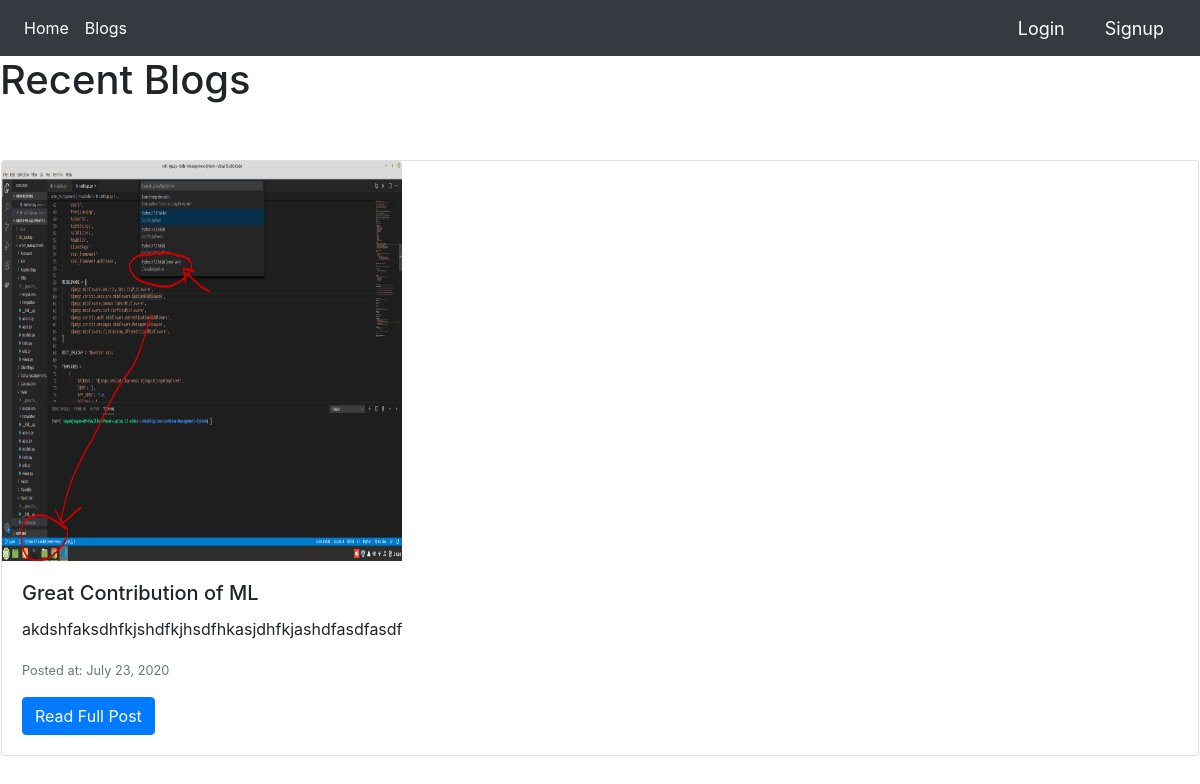
The page /blog/list/ on the database as committed earlier.
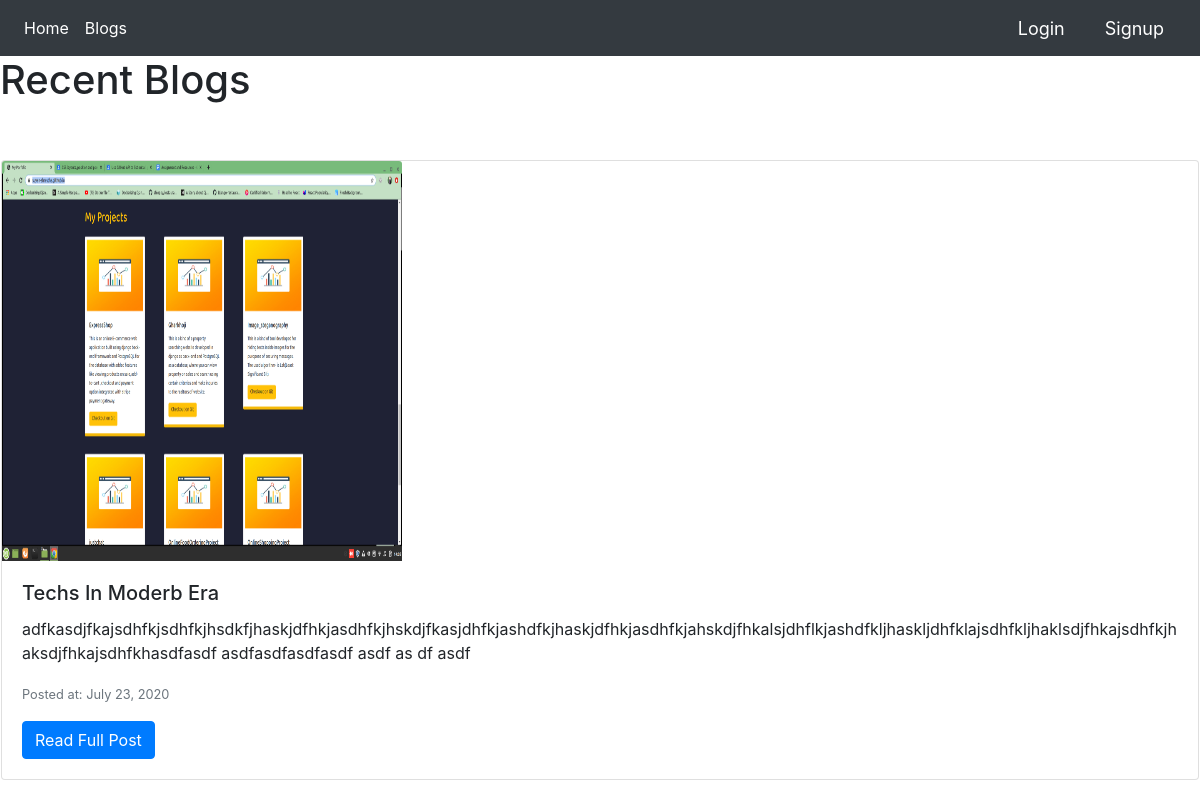
The same page on the database as committed later.
### blog/models.py (models this page shows, shortened)
class BlogArticle(models.Model):
    title = models.CharField(max_length=150)
    description = models.TextField()
    image = models.ImageField(upload_to='blog/')
    author = models.ForeignKey(CustomUser, on_delete=models.CASCADE)
    created_at = models.DateField(auto_now_add=True)
    updated_at = models.DateField(auto_now=True)

### blog/views.py (the view)
# urls.py: path('list/', BlogsListView.as_view(), name='blog-list'),
class BlogsListView(ListView):
    queryset = BlogArticle.objects.all()
    template_name = 'blog/bloglist.html'
    context_object_name = 'blogs'

### blog/templates/blog/bloglist.html (shortened to what this page needs)
{% extends 'base.html' %}
{% block content %}
<h1>Recent Blogs</h1>
<div class="card-deck">
    {% for blog in blogs %}
    <div class="card my-5 mx-3">
        <img src="{{blog.image.url}}" class="card-img-top" alt="...">
        <div class="card-body">
            <h5 class="card-title">{{blog.title}}</h5>
            <p class="card-text">{{blog.description}}</p>
            <p class="card-text"><small class="text-muted">Posted at: {{blog.created_at}}</small></p>
            <a href="{% url 'blog:blog-detail' blog.pk %}" class="btn btn-primary">Read Full Post</a>
        </div>
    </div>
    {% endfor %}
</div>
{% endblock %}

Rows that differ between the two databases and show on the page:
removed BlogArticle: image (picture), title "Great Contribution of ML", description "akdshfaksdhfkjshdfkjhsdfhkasjdhfkjashdfasdfasdf", created_at "July 23, 2020"
added BlogArticle: image (picture), title "Techs In Moderb Era", description "adfkasdjfkajsdhfkjsdhfkjhsdkfjhaskjdfhkjasdhfkjhskdjfkasjdhfkjashdfkjhaskjdfhkjasdhfkjahskdjfhkalsjdhflkjashdfkljhaskljdhfklajsdhfkljhaklsdjfhkajsdhfkjhaksdjfhkajsdhfkhasdfasdf asdfasdfasdfasdf asdf as df asdf", created_at "July 23, 2020"
